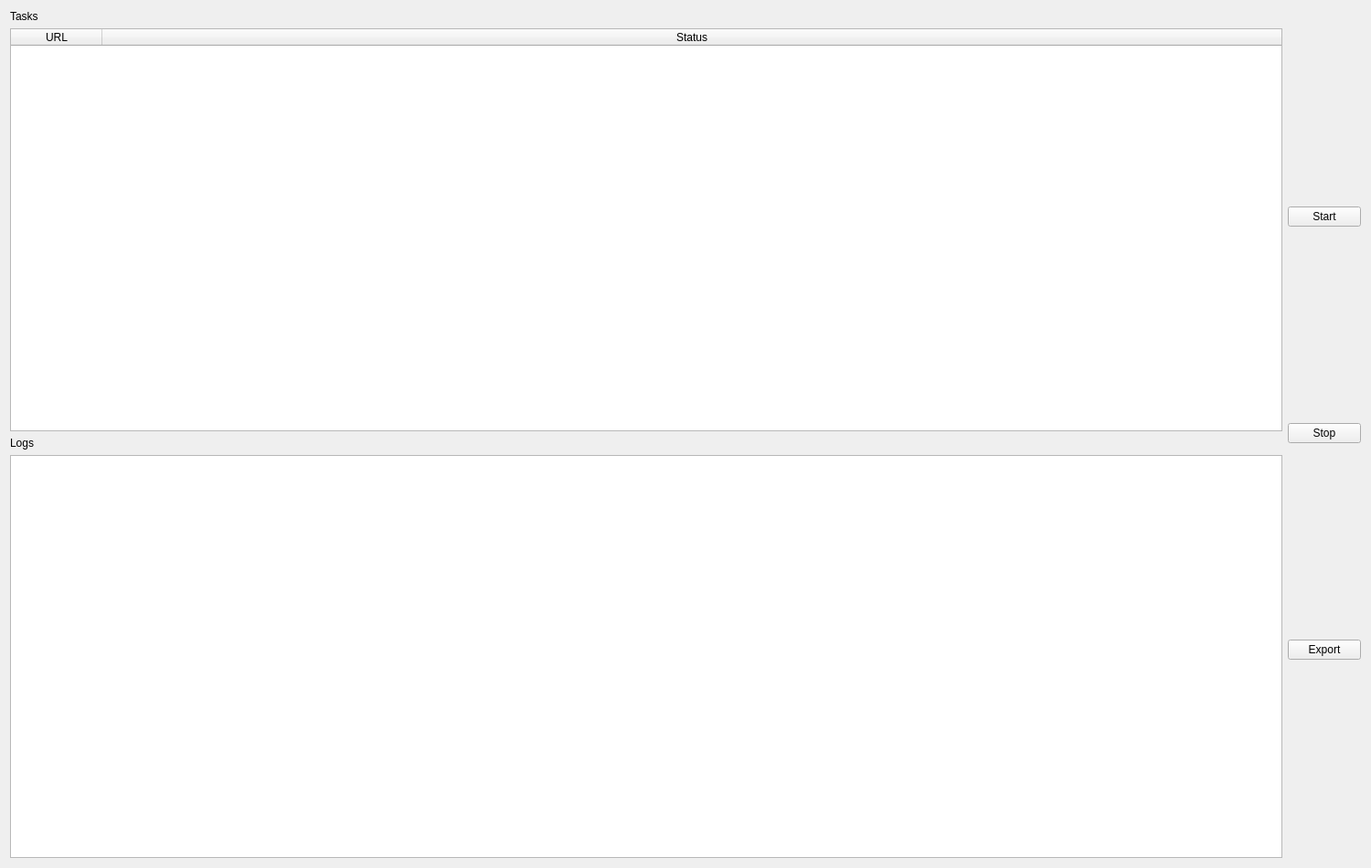
<?xml version="1.0" encoding="UTF-8"?>
<ui version="4.0">
 <class>scraper_panel</class>
 <widget class="QWidget" name="scraper_panel">
  <property name="geometry">
   <rect>
    <x>0</x>
    <y>0</y>
    <width>1500</width>
    <height>950</height>
   </rect>
  </property>
  <property name="windowTitle">
   <string>Form</string>
  </property>
  <layout class="QHBoxLayout" name="horizontalLayout">
   <item>
    <layout class="QVBoxLayout" name="verticalLayout">
     <item>
      <widget class="QLabel" name="lbl_tasks">
       <property name="text">
        <string>Tasks</string>
       </property>
      </widget>
     </item>
     <item>
      <widget class="QTableWidget" name="taskTable">
       <attribute name="horizontalHeaderStretchLastSection">
        <bool>true</bool>
       </attribute>
       <column>
        <property name="text">
         <string>URL</string>
        </property>
       </column>
       <column>
        <property name="text">
         <string>Status</string>
        </property>
       </column>
      </widget>
     </item>
     <item>
      <widget class="QLabel" name="lbl_logs">
       <property name="text">
        <string>Logs</string>
       </property>
      </widget>
     </item>
     <item>
      <widget class="QPlainTextEdit" name="logOutput">
       <property name="readOnly">
        <bool>true</bool>
       </property>
      </widget>
     </item>
    </layout>
   </item>
   <item>
    <layout class="QVBoxLayout" name="verticalLayout_2">
     <property name="spacing">
      <number>0</number>
     </property>
     <item>
      <widget class="QPushButton" name="btnStart">
       <property name="text">
        <string>Start</string>
       </property>
      </widget>
     </item>
     <item>
      <widget class="QPushButton" name="btnStop">
       <property name="text">
        <string>Stop</string>
       </property>
      </widget>
     </item>
     <item>
      <widget class="QPushButton" name="btnExport">
       <property name="text">
        <string>Export</string>
       </property>
      </widget>
     </item>
    </layout>
   </item>
  </layout>
 </widget>
 <resources/>
 <connections/>
</ui>
